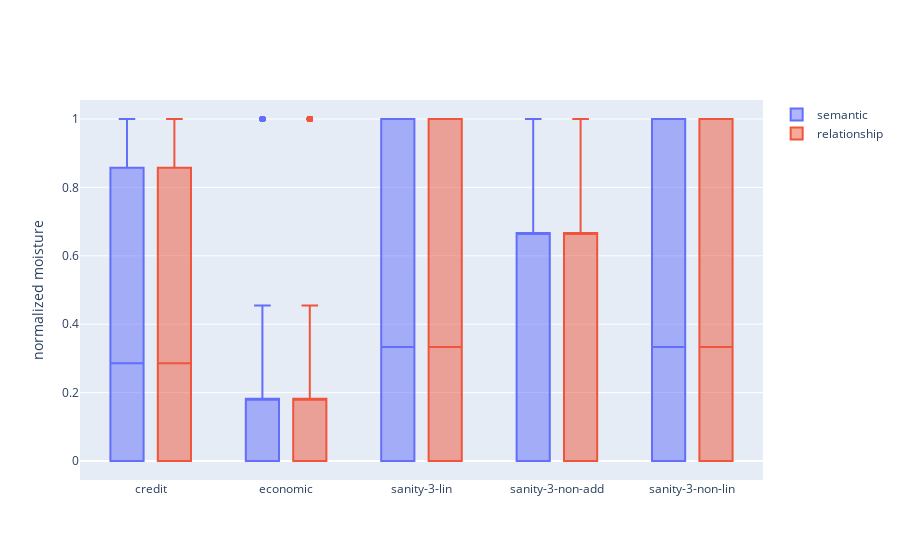

Notebook source saved alongside this figure:
### Code cell
import plotly.graph_objects as go
import numpy as np
np.random.seed(1)

fig = go.Figure()
fig.add_trace(go.Box(x=df["dataset"], y=df["semantic"], name='semantic') )
fig.add_trace(go.Box(x=df["dataset"], y=df["correct_relationships"],name='relationship'))

fig.update_layout(
    yaxis_title='normalized moisture',
    boxmode='group' # group together boxes of the different traces for each value of x
)

fig.show()

### Figure 1 — Plotly figure (JSON) as saved in the notebook; plotly's stock layout.template omitted (floating-point values rounded to 4 significant figures; data arrays with more than 128 entries replaced by an {"elided": "..."} marker saying what was removed)
{"data": [{"name": "semantic", "type": "box", "x": {"elided": "7532 str values"}, "y": {"elided": "7532 float values"}}, {"name": "relationship", "type": "box", "x": {"elided": "7532 str values"}, "y": {"elided": "7532 float values"}}], "layout": {"boxmode": "group", "yaxis": {"title": {"text": "normalized moisture"}}}}
